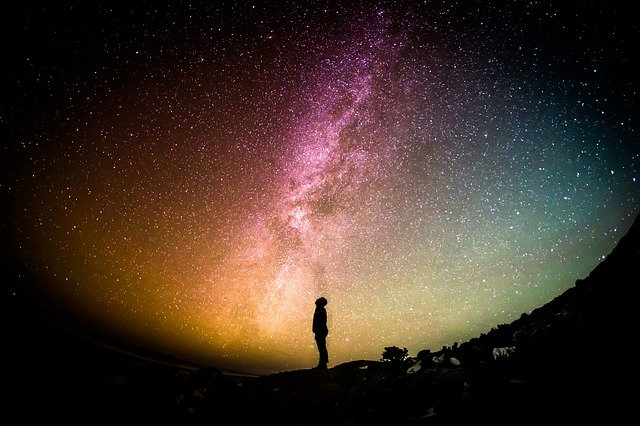
#> input picture star.jpg, 640 x 426 px, found by its file name
$ python numpy_fft.py
#> lines starting #> are read from the running program, lines starting #| are printed output that depends on the picture
from cv2 import cv2 as cv
from matplotlib import pyplot as plt
import numpy as np

img = cv.imread('star.jpg', 0)
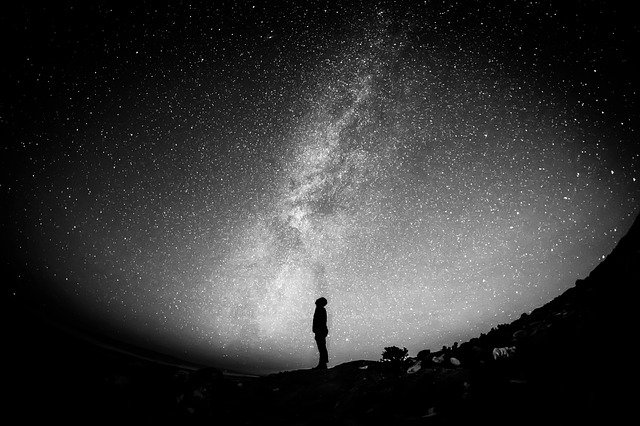
#> img: shape (426, 640); min 0, max 255, mean 54.7
f = np.fft.fft2(img)
fshift = np.fft.fft2(f)
# 构建振幅图
magnitude_spectrum = 20 * np.log(np.abs(fshift))
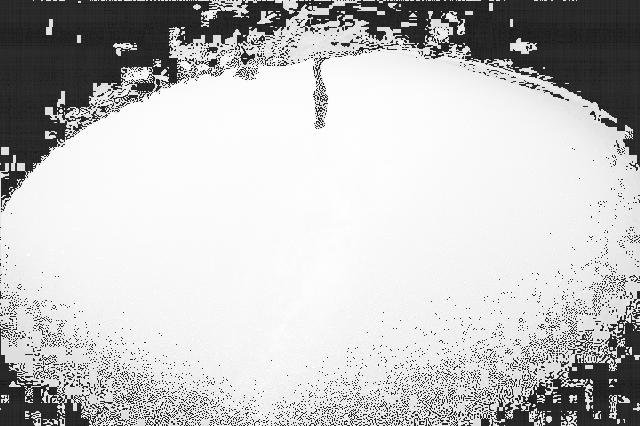
#> magnitude_spectrum: shape (426, 640) float64; min -512.5, max 361.1, mean 157.4; drawn with min black and max white

plt.subplot(121), plt.imshow(img, cmap='gray')
plt.title('Source'), plt.xticks([]), plt.yticks([])
plt.subplot(122), plt.imshow(magnitude_spectrum, cmap='gray')
plt.title('Magnitude Spectrum'), plt.xticks([]), plt.yticks([])
plt.show()
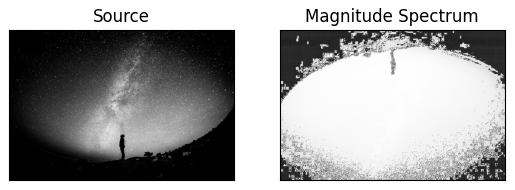
#> figure drawn by matplotlib, 2 panels

# 逆变换
rows, cols = img.shape
#> rows = 426; cols = 640
crow, ccol = int(rows / 2), int(cols / 2)
#> crow = 213; ccol = 320
fshift[crow - 30:crow + 30, ccol - 30:ccol + 30] = 0
f_ishift = np.fft.ifftshift(fshift)
img_back = np.fft.ifft2(f_ishift)
img_back = np.abs(img_back)

plt.subplot(131), plt.imshow(img, cmap='gray')
plt.title('Source'), plt.xticks([]), plt.yticks([])
plt.subplot(132), plt.imshow(magnitude_spectrum, cmap='gray')
plt.title('Magnitude Spectrum'), plt.xticks([]), plt.yticks([])
plt.subplot(133), plt.imshow(img_back)  # 此处不添加camp参数,可能与逆傅立叶变换有关
plt.title('Source'), plt.xticks([]), plt.yticks([])

plt.show()
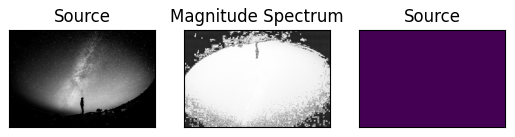
#> figure drawn by matplotlib, 3 panels
